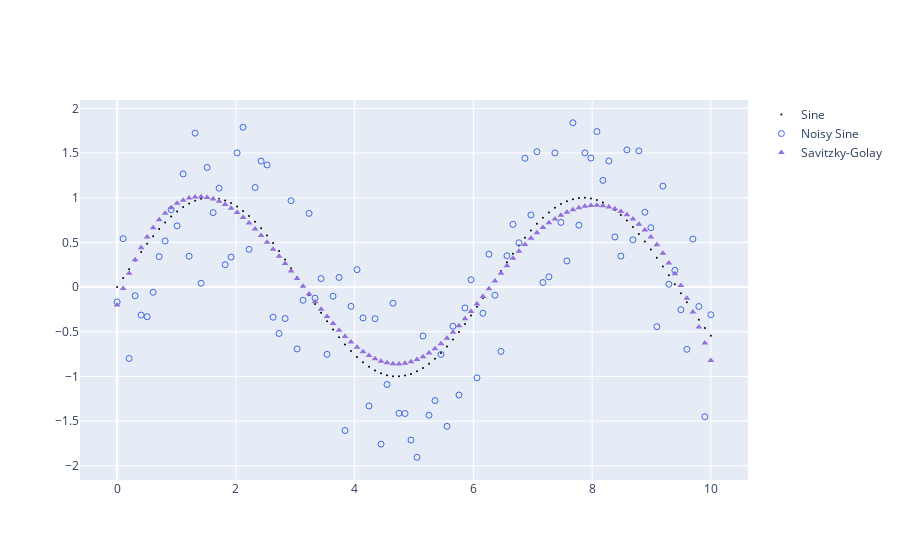

Notebook source saved alongside this figure:
### Markdown cell above
<h4 id="Savitzky-Golay-Filter">Savitzky-Golay Filter<a class="anchor-link" href="#Savitzky-Golay-Filter">¶</a></h4><p><code>Smoothing</code> is a technique that is used to eliminate noise from a dataset. There are many algorithms and methods to accomplish this but all have the same general purpose of 'roughing out the edges' or 'smoothing' some data.</p>
<p>There is reason to smooth data if there is little to no small-scale structure in the data. The danger to this thinking is that one may skew the representation of the data enough to change its percieved meaning, so for the sake of scientific honesty it is an imperative to at the very minimum explain one's reason's for using a smoothing algorithm to their dataset.</p>
<p>In this example we use the <a href="https://en.wikipedia.org/wiki/Savitzky%E2%80%93Golay_filter">Savitzky-Golay Filter</a>, which fits subsequents windows of adjacent data with a low-order polynomial.</p>

### Code cell
import plotly.graph_objects as go

import numpy as np
import pandas as pd
import scipy

from scipy import signal

np.random.seed(1)

x = np.linspace(0, 10, 100)
y = np.sin(x)
noise = 2 * np.random.random(len(x)) - 1 # uniformly distributed between -1 and 1
y_noise = y + noise

fig = go.Figure()
fig.add_trace(go.Scatter(
    x=x,
    y=y,
    mode='markers',
    marker=dict(size=2, color='black'),
    name='Sine'
))

fig.add_trace(go.Scatter(
    x=x,
    y=y_noise,
    mode='markers',
    marker=dict(
        size=6,
        color='royalblue',
        symbol='circle-open'
    ),
    name='Noisy Sine'
))

fig.add_trace(go.Scatter(
    x=x,
    y=signal.savgol_filter(y,
                           53, # window size used for filtering
                           3), # order of fitted polynomial
    mode='markers',
    marker=dict(
        size=6,
        color='mediumpurple',
        symbol='triangle-up'
    ),
    name='Savitzky-Golay'
))


fig.show()
